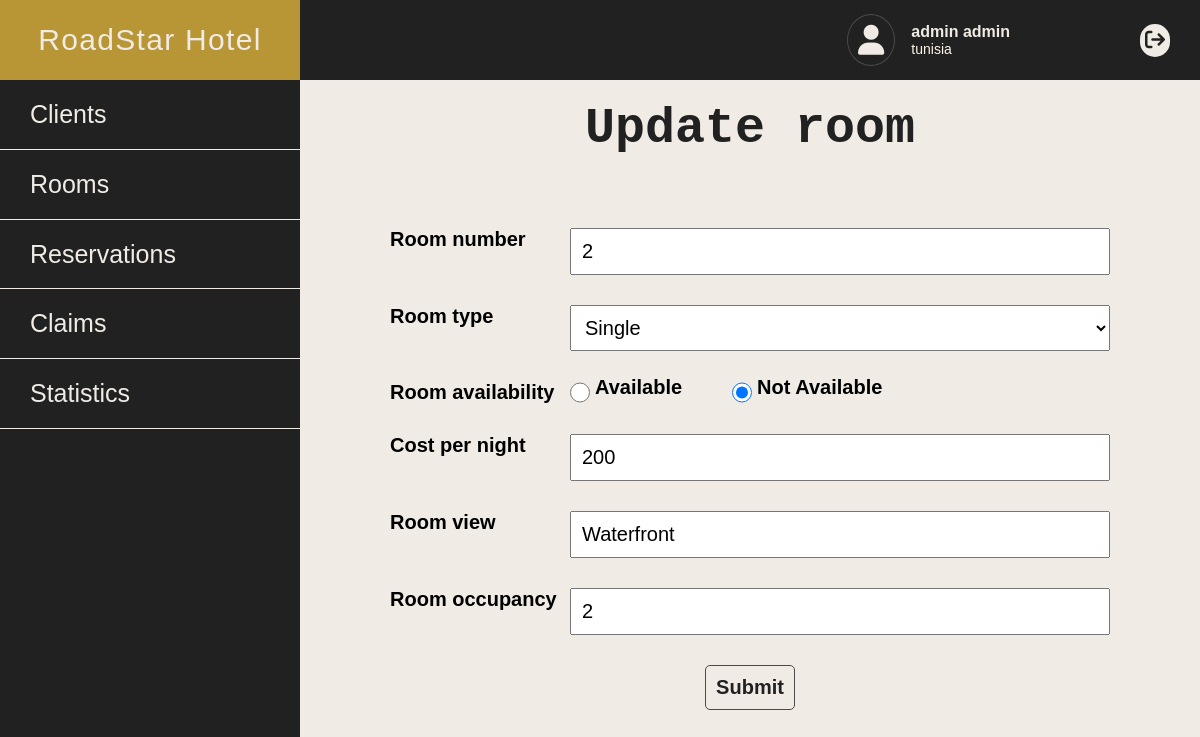
Before: /admin_account/update_room/2 (signed in) with the older database file.
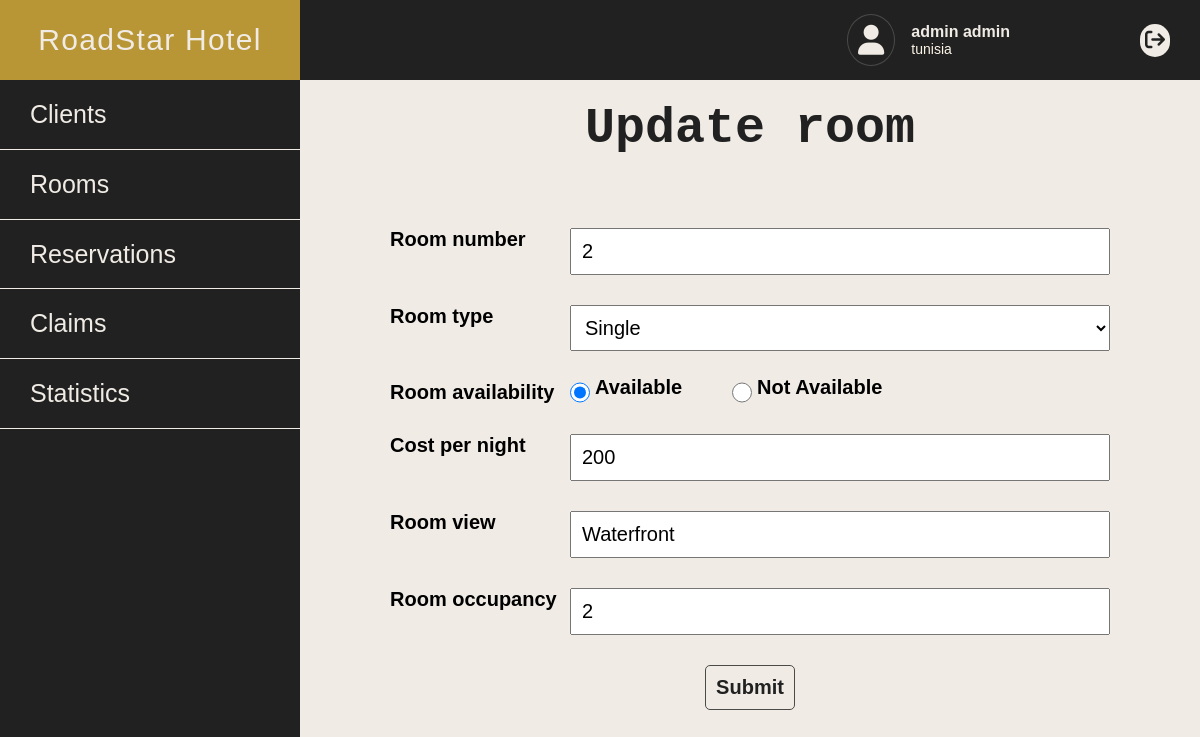
After: the same page with the newer database file.
### app/controllers/Admin_account.php (called while the page is built, shortened)
<?php
class Admin_account extends Controller{
    public function __construct(){
        $this->roomModel = $this->model('room');
    }
    public function update_room($id){
        $room=$this->roomModel->findRoomById($id);
            $data = [
                'room' => $room,
                'number' =>"",
                'type' => "",
                'status' => "",
                'cost' =>"",
                'view' => "",
                'occupancy' => "",
                'error' =>""
            ];
            $this->view('admin_account/update_room', $data);
        }
    }

### app/libraries/Core.php (called while the page is built, shortened)
<?php
class Core{
    protected $currentMethod = 'main';
    public function __construct(){
        $url = $this->getUrl();
        if(file_exists('../app/controllers/' . ucwords($url[0]). '.php')){
            unset($url[0]);
        }
        $this->currentController = new $this->currentController;
        if(isset($url[1])){
            if(method_exists($this->currentController, $url[1])){
              $this->currentMethod = $url[1];
              unset($url[1]);
            }
        }
        $this->params = $url ? array_values($url) : [];
        call_user_func_array([$this->currentController, $this->currentMethod], $this->params);
    }
    public function getUrl(){
        if(isset($_GET['url'])){
          $url = rtrim($_GET['url'], '/');
          $url = filter_var($url, FILTER_SANITIZE_URL);
          $url = explode('/', $url);
          return $url;
        }
      }
}

### app/require.php (called while the page is built, shortened)
<?php
require_once 'libraries/Core.php';
require_once 'libraries/Controller.php';
require_once 'libraries/Database.php';
$init = new Core();

### public/index.php (called while the page is built)
<?php
require_once '../app/require.php';

### app/libraries/Database.php (called while the page is built, shortened)
<?php
    class Database{
        private $dbHost = DB_HOST;
        private $dbUser = DB_USER;
        private $dbPass = DB_PASS;
        private $dbName = DB_NAME;
        private $statement;
        private $dbHandler;
        public function __construct(){
            $conn = 'mysql:host=' . $this->dbHost . ';dbname=' . $this->dbName;
            $options = array(
                PDO::ATTR_PERSISTENT => true,
                PDO::ATTR_ERRMODE => PDO::ERRMODE_EXCEPTION
            );
            try {
                $this->dbHandler = new PDO($conn, $this->dbUser, $this->dbPass, $options);
            } catch (PDOException $e) {
                $this->error = $e->getMessage();
                echo $this->error;
            }
        }
        public function query($sql) {
            $this->statement = $this->dbHandler->prepare($sql);
        }
        public function bind($parameter, $value, $type = null) {
            switch (is_null($type)) {
                default:
                    $type = PDO::PARAM_STR;
            }
            $this->statement->bindValue($parameter, $value, $type);
        }
        public function execute() {
            return $this->statement->execute();
        }
        public function single() {
            $this->execute();
            return $this->statement->fetch(PDO::FETCH_OBJ);
        }
    }

### app/models/Room.php (called while the page is built, shortened)
<?php
    class Room{
        private $db;
        public function __construct(){
            $this->db=new Database();
        }
        public function findRoomById($id){
            $this->db->query('select * from room where room_nb =:id');
            $this->db->bind(':id',$id);
            $room=$this->db->single();
            return $room;
        }
    }

### app/views/admin_account/update_room.php (the view, shortened to what the changed rows need)
<!DOCTYPE html>
<html lang="en">
    <link rel="stylesheet" href="<?php echo URLROOT ?>/public/css/all.min.css">
    <link rel="stylesheet" href="<?php echo URLROOT ?>/public/css/normalize.css">
    <link rel="stylesheet" href="<?php echo URLROOT ?>/public/css/client-dashbord-style.css">
    <link rel="stylesheet" href="<?php echo URLROOT ?>/public/css/admin-dashbord-update-rooms-style.css">
<body>
<?php
    include "admin_dashbord.php";
?>
<div class="update">
    <form
    action="<?php echo URLROOT; ?>/admin_account/update_room/<?php echo $data['room']->room_nb ?>" method="POST">
        <div class="row">
            <div class="label"><label>Room availability</label></div>
            <?php if(strcmp($data['room']->status,'available')== 0) {?>
                <input class="radio" type="radio" name="status" id="av" value="available" checked>
                <label for="av">Available</label>
                <input class="radio" type="radio" name="status" id="notav" value="not_available">
                <label for="notav">Not Available</label>
            <?php }
            else {?>
                <input class="radio" type="radio" name="status" id="av" value="available" >
                <label for="av">Available</label>
                <input class="radio" type="radio" name="status" id="notav" value="not_available" checked>
                <label for="notav">Not Available</label>
                <?php }?>
        </div>
    </form>
</div>
</body>
</html>

Changed rows visible on the page:
changed room "Waterfront": status "not_available" → "available" (drawn)
Other visible differences:
form field status: (not shown) → "☑ Available"
form field status: (not shown) → "☐ Not Available"
form field status: "☐ Available" → (not shown)
form field status: "☑ Not Available" → (not shown)
